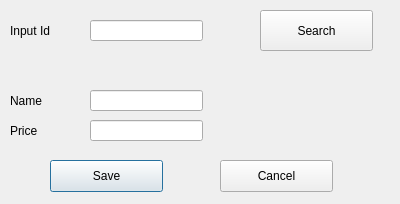
<?xml version="1.0" encoding="UTF-8"?>
<ui version="4.0">
 <class>Edit_item</class>
 <widget class="QDialog" name="Edit_item">
  <property name="geometry">
   <rect>
    <x>0</x>
    <y>0</y>
    <width>400</width>
    <height>204</height>
   </rect>
  </property>
  <property name="windowTitle">
   <string>Edit item</string>
  </property>
  <widget class="QLabel" name="label">
   <property name="geometry">
    <rect>
     <x>10</x>
     <y>20</y>
     <width>71</width>
     <height>21</height>
    </rect>
   </property>
   <property name="text">
    <string>Input Id</string>
   </property>
  </widget>
  <widget class="QLineEdit" name="Price">
   <property name="geometry">
    <rect>
     <x>90</x>
     <y>120</y>
     <width>113</width>
     <height>21</height>
    </rect>
   </property>
  </widget>
  <widget class="QLabel" name="label_2">
   <property name="geometry">
    <rect>
     <x>10</x>
     <y>90</y>
     <width>71</width>
     <height>21</height>
    </rect>
   </property>
   <property name="text">
    <string>Name</string>
   </property>
  </widget>
  <widget class="QPushButton" name="Search">
   <property name="geometry">
    <rect>
     <x>260</x>
     <y>10</y>
     <width>113</width>
     <height>41</height>
    </rect>
   </property>
   <property name="text">
    <string>Search</string>
   </property>
  </widget>
  <widget class="QLabel" name="label_3">
   <property name="geometry">
    <rect>
     <x>10</x>
     <y>120</y>
     <width>71</width>
     <height>21</height>
    </rect>
   </property>
   <property name="text">
    <string>Price</string>
   </property>
  </widget>
  <widget class="QLineEdit" name="Name">
   <property name="geometry">
    <rect>
     <x>90</x>
     <y>90</y>
     <width>113</width>
     <height>21</height>
    </rect>
   </property>
  </widget>
  <widget class="QLineEdit" name="Id">
   <property name="geometry">
    <rect>
     <x>90</x>
     <y>20</y>
     <width>113</width>
     <height>21</height>
    </rect>
   </property>
  </widget>
  <widget class="QPushButton" name="Cancel">
   <property name="geometry">
    <rect>
     <x>220</x>
     <y>160</y>
     <width>113</width>
     <height>32</height>
    </rect>
   </property>
   <property name="text">
    <string>Cancel</string>
   </property>
  </widget>
  <widget class="QPushButton" name="Save">
   <property name="geometry">
    <rect>
     <x>50</x>
     <y>160</y>
     <width>113</width>
     <height>32</height>
    </rect>
   </property>
   <property name="styleSheet">
    <string notr="true"/>
   </property>
   <property name="text">
    <string>Save</string>
   </property>
   <property name="autoDefault">
    <bool>false</bool>
   </property>
   <property name="default">
    <bool>true</bool>
   </property>
  </widget>
  <widget class="QLabel" name="error">
   <property name="geometry">
    <rect>
     <x>18</x>
     <y>50</y>
     <width>181</width>
     <height>20</height>
    </rect>
   </property>
   <property name="text">
    <string/>
   </property>
   <property name="alignment">
    <set>Qt::AlignCenter</set>
   </property>
  </widget>
 </widget>
 <tabstops>
  <tabstop>Id</tabstop>
  <tabstop>Search</tabstop>
  <tabstop>Name</tabstop>
  <tabstop>Price</tabstop>
  <tabstop>Save</tabstop>
  <tabstop>Cancel</tabstop>
 </tabstops>
 <resources/>
 <connections/>
</ui>
